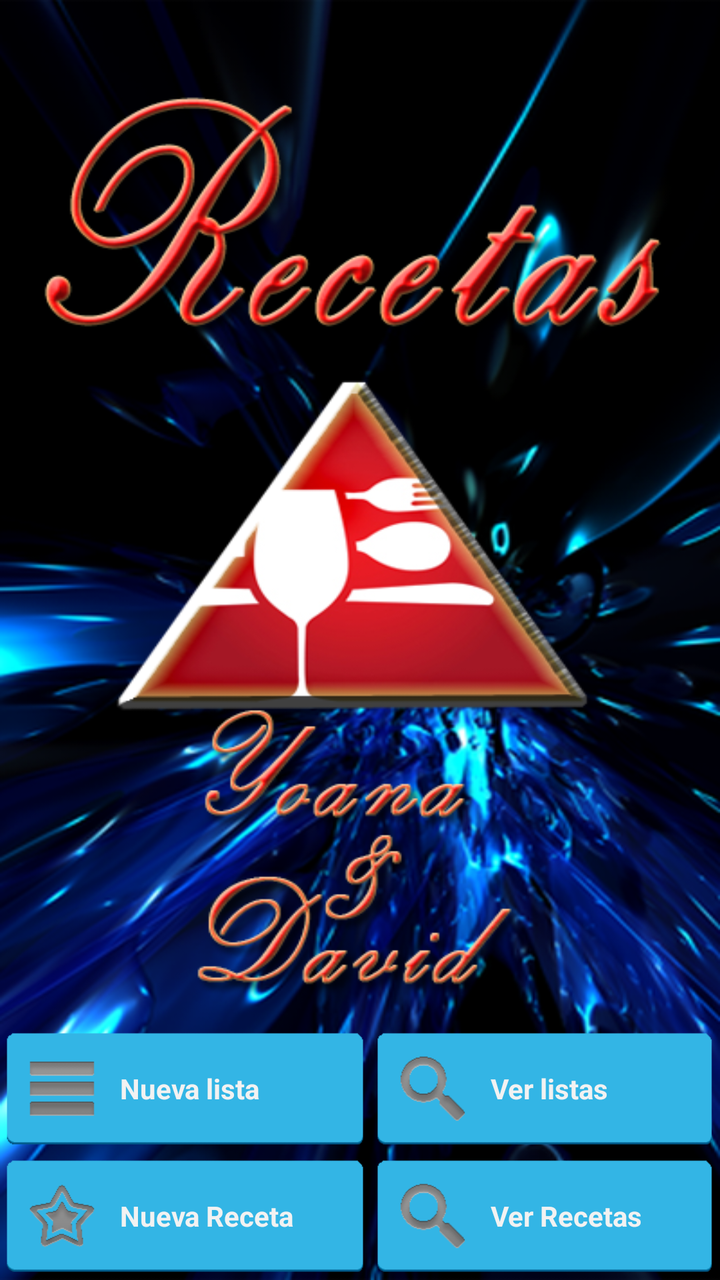
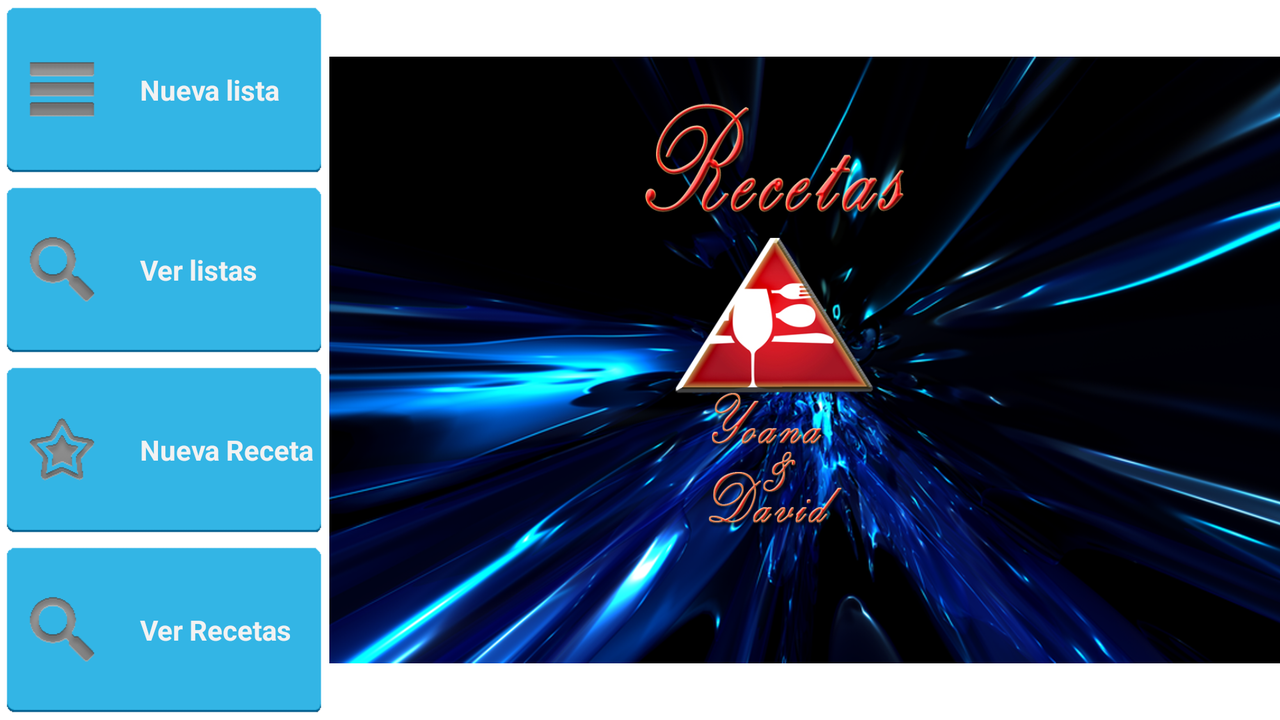

Two renders of one Android screen. The first uses the default layout on a phone; the second uses the alternative layout the repository ships for a different screen configuration, on a matching device. The two XML files are below.
<!-- AndroidManifest.xml: application theme AppTheme -->
<!-- res/layout/main.xml -->
<?xml version="1.0" encoding="utf-8"?>
<RelativeLayout xmlns:android="http://schemas.android.com/apk/res/android"
    android:layout_width="fill_parent"
    android:layout_height="fill_parent"
    android:background="@drawable/recetas"
    android:orientation="vertical" >

    <TableLayout
        xmlns:android="http://schemas.android.com/apk/res/android"
        android:layout_width="fill_parent"
        android:layout_height="wrap_content"
        android:layout_alignParentBottom="true"
        android:stretchColumns="*" >

        <TableRow>

            <Button
                android:id="@+id/ListaCompraButton"
                android:layout_width="wrap_content"
                android:layout_height="wrap_content"
                android:background="@drawable/button_background"
                android:drawableLeft="@drawable/list"
                android:drawablePadding="5sp"
                android:gravity="left|center_vertical"
                android:onClick="listaCompraOnClick"
                android:text="Nueva lista"
                android:textStyle="bold" />

            <Button
                android:id="@+id/VerListasButton"
                android:layout_width="wrap_content"
                android:layout_height="wrap_content"
                android:background="@drawable/button_background"
                android:drawableLeft="@drawable/view"
                android:drawablePadding="5sp"
                android:gravity="left|center_vertical"
                android:onClick="verListasGuardadasOnClick"
                android:text="Ver listas"
                android:textStyle="bold" />
        </TableRow>

        <TableRow>

            <Button
                android:id="@+id/RecetaButton"
                android:layout_width="wrap_content"
                android:layout_height="wrap_content"
                android:background="@drawable/button_background"
                android:drawableLeft="@drawable/receta_icon"
                android:drawablePadding="5sp"
                android:gravity="left|center_vertical"
                android:onClick="recetaOnClick"
                android:text="Nueva Receta"
                android:textStyle="bold" />

            <Button
                android:id="@+id/VerRecetasGuardadasButton"
                android:layout_width="wrap_content"
                android:layout_height="wrap_content"
                android:background="@drawable/button_background"
                android:drawableLeft="@drawable/view"
                android:drawablePadding="5sp"
                android:gravity="left|center_vertical"
                android:onClick="verRecetasGuardadasOnClick"
                android:text="Ver Recetas"
                android:textStyle="bold" />
        </TableRow>
    </TableLayout>

</RelativeLayout>
<!-- resources referenced by this layout -->
<resources>
  <!-- drawable button_background (drawable) -->
  <?xml version="1.0" encoding="utf-8"?>
  <selector xmlns:android="http://schemas.android.com/apk/res/android">
      <item android:state_focused="true" 
      	  android:state_pressed="false" 
      	  android:drawable="@drawable/button_pressed" />
      <item android:state_focused="true" 
      	  android:state_pressed="true"
      	  android:drawable="@drawable/button_pressed" />
      <item android:state_focused="false" 
      	  android:state_pressed="true"
  	  android:drawable="@drawable/button_pressed" />
      <item android:drawable="@drawable/button_default" />
  </selector>
  <!-- drawable list: png bitmap (drawable-hdpi, 993 bytes) -->
  <!-- drawable receta_icon: png bitmap (drawable-hdpi, 3161 bytes) -->
  <!-- drawable recetas: png bitmap (drawable, 331697 bytes) -->
  <!-- drawable view: png bitmap (drawable-hdpi, 2315 bytes) -->
  <!-- from res/values-v11/ -->
  <style name="AppTheme" parent="android:style/Theme.Holo.Light">
          <item name="android:actionBarStyle">@style/ActionBar</item>
          <item name="android:windowContentOverlay">@drawable/actionbar_shadow</item>
          <item name="android:buttonStyle">@style/MyButton</item>
      </style>
  <!-- drawable button_pressed: png bitmap (drawable-hdpi, 1488 bytes) -->
  <!-- drawable button_default: png bitmap (drawable-hdpi, 1508 bytes) -->
  <!-- from res/values-v11/ -->
  <style name="ActionBar" parent="android:style/Widget.Holo.Light.ActionBar">
          <item name="android:background">#2E6FF2</item>
          <item name="android:titleTextStyle">@style/ActionBarTitle</item>
          <item name="android:icon">@drawable/ic_home</item>
      </style>
  <!-- from res/values-v11/ -->
  <style name="MyButton" parent="android:style/Widget.Button">
          <item name="android:textColor">#fff2f2f2</item>
          <item name="android:background">@drawable/button_background</item>
      </style>
  <!-- from res/values-v11/ -->
  <style name="ActionBarTitle">
          <item name="android:textColor">@color/actionbar_title_color</item>
      </style>
  <color name="actionbar_title_color">#f2f2f2</color>
</resources>
<!-- res/layout-land/main.xml (the repository's variant of the layout above) -->
<!-- drawn on the phone turned sideways -->
<?xml version="1.0" encoding="utf-8"?>

<LinearLayout xmlns:android="http://schemas.android.com/apk/res/android"
    android:id="@+id/LinearLayout1"
    android:layout_width="fill_parent"
    android:layout_height="fill_parent"
    android:orientation="horizontal" >

    <LinearLayout
        android:id="@+id/linearLayout2"
        android:layout_width="wrap_content"
        android:layout_height="match_parent"
        android:orientation="vertical" >

        <Button
            android:id="@+id/ListaCompraButton"
            android:layout_width="match_parent"
            android:layout_height="0dp"
            android:layout_weight="1"
            android:drawableLeft="@drawable/list"
            android:drawablePadding="15.0sp"
            android:gravity="left|center_vertical"
            android:text="Nueva lista"
            android:textStyle="bold" />

        <Button
            android:id="@+id/VerListasButton"
            android:layout_width="match_parent"
            android:layout_height="0dp"
            android:layout_weight="1"
            android:drawableLeft="@drawable/view"
            android:drawablePadding="15sp"
            android:gravity="left|center_vertical"
            android:text="Ver listas"
            android:textStyle="bold" />

        <Button
            android:id="@+id/RecetaButton"
            android:layout_width="match_parent"
            android:layout_height="0dp"
            android:layout_weight="1"
            android:drawableLeft="@drawable/receta_icon"
            android:drawablePadding="15.0sp"
            android:gravity="left|center_vertical"
            android:text="Nueva Receta"
            android:textStyle="bold" />

        <Button
            android:id="@+id/VerRecetasGuardadasButton"
            android:layout_width="match_parent"
            android:layout_height="0dp"
            android:layout_weight="1"
            android:drawableLeft="@drawable/view"
            android:drawablePadding="15.0sp"
            android:gravity="left|center_vertical"
            android:text="Ver Recetas"
            android:textStyle="bold"
            android:onClick="verRecetasGuardadasOnClick" />
    </LinearLayout>

	<ImageView
	    android:id="@+id/imagenRecetas"
	    android:layout_width="wrap_content"
	    android:layout_height="wrap_content"
	    android:src="@drawable/recetas_land" />

</LinearLayout>
<!-- resources referenced by the variant -->
<!-- as the phone turned sideways resolves them -->
<resources>
  <!-- drawable list: png bitmap (drawable-hdpi, 993 bytes) -->
  <!-- drawable receta_icon: png bitmap (drawable-hdpi, 3161 bytes) -->
  <!-- drawable recetas_land: png bitmap (drawable, 770342 bytes) -->
  <!-- drawable view: png bitmap (drawable-hdpi, 2315 bytes) -->
  <!-- from res/values-v11/ -->
  <style name="AppTheme" parent="android:style/Theme.Holo.Light">
          <item name="android:actionBarStyle">@style/ActionBar</item>
          <item name="android:windowContentOverlay">@drawable/actionbar_shadow</item>
          <item name="android:buttonStyle">@style/MyButton</item>
      </style>
  <!-- from res/values-v11/ -->
  <style name="ActionBar" parent="android:style/Widget.Holo.Light.ActionBar">
          <item name="android:background">#2E6FF2</item>
          <item name="android:titleTextStyle">@style/ActionBarTitle</item>
          <item name="android:icon">@drawable/ic_home</item>
      </style>
  <!-- from res/values-v11/ -->
  <style name="MyButton" parent="android:style/Widget.Button">
          <item name="android:textColor">#fff2f2f2</item>
          <item name="android:background">@drawable/button_background</item>
      </style>
  <!-- from res/values-v11/ -->
  <style name="ActionBarTitle">
          <item name="android:textColor">@color/actionbar_title_color</item>
      </style>
  <!-- drawable button_background (drawable) -->
  <?xml version="1.0" encoding="utf-8"?>
  <selector xmlns:android="http://schemas.android.com/apk/res/android">
      <item android:state_focused="true" 
      	  android:state_pressed="false" 
      	  android:drawable="@drawable/button_pressed" />
      <item android:state_focused="true" 
      	  android:state_pressed="true"
      	  android:drawable="@drawable/button_pressed" />
      <item android:state_focused="false" 
      	  android:state_pressed="true"
  	  android:drawable="@drawable/button_pressed" />
      <item android:drawable="@drawable/button_default" />
  </selector>
  <color name="actionbar_title_color">#f2f2f2</color>
  <!-- drawable button_pressed: png bitmap (drawable-hdpi, 1488 bytes) -->
  <!-- drawable button_default: png bitmap (drawable-hdpi, 1508 bytes) -->
</resources>
